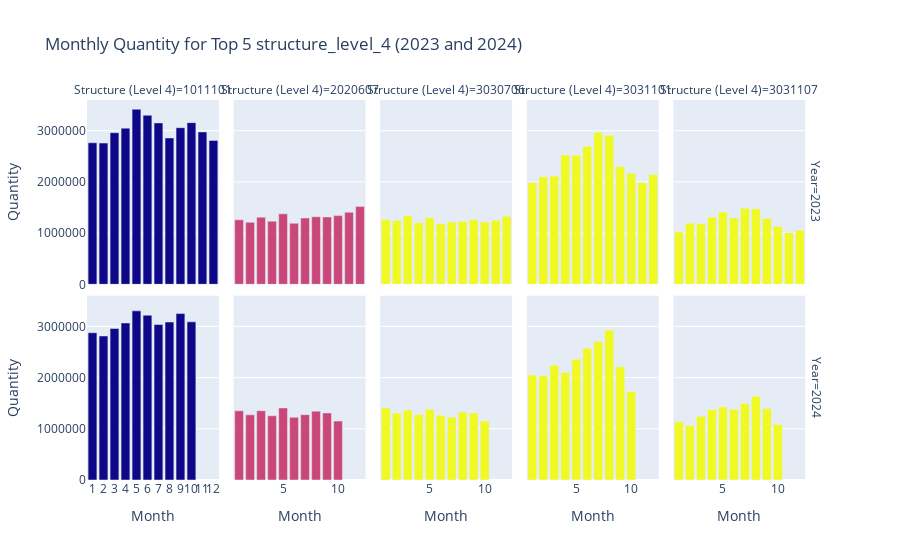

Here is the notebook cell this chart was saved with:
### Code cell
# Convert time_key to datetime
df1['date'] = pd.to_datetime(df1['time_key'], format='%Y%m%d')
df1['year'] = df1['date'].dt.year
df1['month'] = df1['date'].dt.month

# Get the top 5 structure_level_4 by total quantity
top5_levels = df1.groupby('structure_level_4')['quantity'].sum().nlargest(5).index
df_top = df1[df1['structure_level_4'].isin(top5_levels)]

# Group by structure_level_4, year, and month, and sum the quantities
monthly = df_top.groupby(['structure_level_4', 'year', 'month'])['quantity'].sum().reset_index()

# Bar chart for 2023 and 2024, organized into two rows

# Filter data for 2023
monthly_2023 = monthly[monthly['year'] == 2023]

# Filter data for 2024
monthly_2024 = monthly[monthly['year'] == 2024]

# Combine both DataFrames, adding a string column for the year
monthly_combined = pd.concat([
    monthly_2023.assign(year_str='2023'),
    monthly_2024.assign(year_str='2024')
])

# Define a fixed color palette for the top 5 structure_level_4
color_map = {
    3020206: '#1f77b4',  # Blue
    3020608: '#ff7f0e',  # Orange
    3020809: '#2ca02c',  # Green
    3040808: '#d62728',  # Red
    1010701: '#9467bd'   # Purple
}

# Create a bar chart with two rows (one per year) and columns per structure_level_4
fig = px.bar(
    monthly_combined,
    x='month',
    y='quantity',
    color='structure_level_4',
    facet_col='structure_level_4',  
    facet_row='year_str',  
    title='Monthly Quantity for Top 5 structure_level_4 (2023 and 2024)',
    labels={
        'month': 'Month',
        'quantity': 'Quantity',
        'structure_level_4': 'Structure (Level 4)',
        'year_str': 'Year'
    },
    barmode='group', 
    color_discrete_map=color_map  

)

fig.update_layout(
    xaxis=dict(tickmode='linear'),
    xaxis_tickangle=0,
    showlegend=True
)


fig.update_yaxes(tickformat='.0f')

fig.update_layout(coloraxis_showscale=False)

fig.show()

### Figure 1 — Plotly figure (JSON) as saved in the notebook; plotly's stock layout.template omitted (floating-point values rounded to 4 significant figures)
{"data": [{"alignmentgroup": "True", "hovertemplate": "Year=2023<br>Structure (Level 4)=%{marker.color}<br>Month=%{x}<br>Quantity=%{y}<extra></extra>", "legendgroup": "", "marker": {"color": [1011101, 1011101, 1011101, 1011101, 1011101, 1011101, 1011101, 1011101, 1011101, 1011101, 1011101, 1011101], "coloraxis": "coloraxis", "pattern": {"shape": ""}}, "name": "", "offsetgroup": "", "orientation": "v", "showlegend": false, "textposition": "auto", "type": "bar", "x": [1, 2, 3, 4, 5, 6, 7, 8, 9, 10, 11, 12], "xaxis": "x6", "y": [2764000.0, 2759000.0, 2961000.0, 3050000.0, 3420000.0, 3302000.0, 3153000.0, 2858000.0, 3059000.0, 3157000.0, 2976000.0, 2810000.0], "yaxis": "y6"}, {"alignmentgroup": "True", "hovertemplate": "Year=2023<br>Structure (Level 4)=%{marker.color}<br>Month=%{x}<br>Quantity=%{y}<extra></extra>", "legendgroup": "", "marker": {"color": [2020607, 2020607, 2020607, 2020607, 2020607, 2020607, 2020607, 2020607, 2020607, 2020607, 2020607, 2020607], "coloraxis": "coloraxis", "pattern": {"shape": ""}}, "name": "", "offsetgroup": "", "orientation": "v", "showlegend": false, "textposition": "auto", "type": "bar", "x": [1, 2, 3, 4, 5, 6, 7, 8, 9, 10, 11, 12], "xaxis": "x7", "y": [1260000.0, 1212000.0, 1311000.0, 1233000.0, 1376000.0, 1193000.0, 1295000.0, 1319000.0, 1315000.0, 1341000.0, 1407000.0, 1519000.0], "yaxis": "y7"}, {"alignmentgroup": "True", "hovertemplate": "Year=2023<br>Structure (Level 4)=%{marker.color}<br>Month=%{x}<br>Quantity=%{y}<extra></extra>", "legendgroup": "", "marker": {"color": [3030706, 3030706, 3030706, 3030706, 3030706, 3030706, 3030706, 3030706, 3030706, 3030706, 3030706, 3030706], "coloraxis": "coloraxis", "pattern": {"shape": ""}}, "name": "", "offsetgroup": "", "orientation": "v", "showlegend": false, "textposition": "auto", "type": "bar", "x": [1, 2, 3, 4, 5, 6, 7, 8, 9, 10, 11, 12], "xaxis": "x8", "y": [1265000.0, 1243000.0, 1339000.0, 1200000.0, 1299000.0, 1184000.0, 1219000.0, 1230000.0, 1268000.0, 1218000.0, 1249000.0, 1329000.0], "yaxis": "y8"}, {"alignmentgroup": "True", "hovertemplate": "Year=2023<br>Structure (Level 4)=%{marker.color}<br>Month=%{x}<br>Quantity=%{y}<extra></extra>", "legendgroup": "", "marker": {"color": [3031101, 3031101, 3031101, 3031101, 3031101, 3031101, 3031101, 3031101, 3031101, 3031101, 3031101, 3031101], "coloraxis": "coloraxis", "pattern": {"shape": ""}}, "name": "", "offsetgroup": "", "orientation": "v", "showlegend": false, "textposition": "auto", "type": "bar", "x": [1, 2, 3, 4, 5, 6, 7, 8, 9, 10, 11, 12], "xaxis": "x9", "y": [1985000.0, 2100000.0, 2113000.0, 2524000.0, 2519000.0, 2694000.0, 2965000.0, 2910000.0, 2301000.0, 2162000.0, 1986000.0, 2146000.0], "yaxis": "y9"}, {"alignmentgroup": "True", "hovertemplate": "Year=2023<br>Structure (Level 4)=%{marker.color}<br>Month=%{x}<br>Quantity=%{y}<extra></extra>", "legendgroup": "", "marker": {"color": [3031107, 3031107, 3031107, 3031107, 3031107, 3031107, 3031107, 3031107, 3031107, 3031107, 3031107, 3031107], "coloraxis": "coloraxis", "pattern": {"shape": ""}}, "name": "", "offsetgroup": "", "orientation": "v", "showlegend": false, "textposition": "auto", "type": "bar", "x": [1, 2, 3, 4, 5, 6, 7, 8, 9, 10, 11, 12], "xaxis": "x10", "y": [1021000.0, 1194000.0, 1184000.0, 1310000.0, 1412000.0, 1296000.0, 1487000.0, 1473000.0, 1285000.0, 1131000.0, 1008000.0, 1058000.0], "yaxis": "y10"}, {"alignmentgroup": "True", "hovertemplate": "Year=2024<br>Structure (Level 4)=%{marker.color}<br>Month=%{x}<br>Quantity=%{y}<extra></extra>", "legendgroup": "", "marker": {"color": [1011101, 1011101, 1011101, 1011101, 1011101, 1011101, 1011101, 1011101, 1011101, 1011101], "coloraxis": "coloraxis", "pattern": {"shape": ""}}, "name": "", "offsetgroup": "", "orientation": "v", "showlegend": false, "textposition": "auto", "type": "bar", "x": [1, 2, 3, 4, 5, 6, 7, 8, 9, 10], "xaxis": "x", "y": [2876000.0, 2813000.0, 2960000.0, 3067000.0, 3304000.0, 3218000.0, 3035000.0, 3085000.0, 3250000.0, 3088000.0], "yaxis": "y"}, {"alignmentgroup": "True", "hovertemplate": "Year=2024<br>Structure (Level 4)=%{marker.color}<br>Month=%{x}<br>Quantity=%{y}<extra></extra>", "legendgroup": "", "marker": {"color": [2020607, 2020607, 2020607, 2020607, 2020607, 2020607, 2020607, 2020607, 2020607, 2020607], "coloraxis": "coloraxis", "pattern": {"shape": ""}}, "name": "", "offsetgroup": "", "orientation": "v", "showlegend": false, "textposition": "auto", "type": "bar", "x": [1, 2, 3, 4, 5, 6, 7, 8, 9, 10], "xaxis": "x2", "y": [1351000.0, 1272000.0, 1354000.0, 1254000.0, 1408000.0, 1224000.0, 1277000.0, 1345000.0, 1309000.0, 1151000.0], "yaxis": "y2"}, {"alignmentgroup": "True", "hovertemplate": "Year=2024<br>Structure (Level 4)=%{marker.color}<br>Month=%{x}<br>Quantity=%{y}<extra></extra>", "legendgroup": "", "marker": {"color": [3030706, 3030706, 3030706, 3030706, 3030706, 3030706, 3030706, 3030706, 3030706, 3030706], "coloraxis": "coloraxis", "pattern": {"shape": ""}}, "name": "", "offsetgroup": "", "orientation": "v", "showlegend": false, "textposition": "auto", "type": "bar", "x": [1, 2, 3, 4, 5, 6, 7, 8, 9, 10], "xaxis": "x3", "y": [1407000.0, 1308000.0, 1366000.0, 1281000.0, 1382000.0, 1265000.0, 1226000.0, 1329000.0, 1307000.0, 1153000.0], "yaxis": "y3"}, {"alignmentgroup": "True", "hovertemplate": "Year=2024<br>Structure (Level 4)=%{marker.color}<br>Month=%{x}<br>Quantity=%{y}<extra></extra>", "legendgroup": "", "marker": {"color": [3031101, 3031101, 3031101, 3031101, 3031101, 3031101, 3031101, 3031101, 3031101, 3031101], "coloraxis": "coloraxis", "pattern": {"shape": ""}}, "name": "", "offsetgroup": "", "orientation": "v", "showlegend": false, "textposition": "auto", "type": "bar", "x": [1, 2, 3, 4, 5, 6, 7, 8, 9, 10], "xaxis": "x4", "y": [2050000.0, 2035000.0, 2241000.0, 2098000.0, 2361000.0, 2576000.0, 2703000.0, 2929000.0, 2212000.0, 1730000.0], "yaxis": "y4"}, {"alignmentgroup": "True", "hovertemplate": "Year=2024<br>Structure (Level 4)=%{marker.color}<br>Month=%{x}<br>Quantity=%{y}<extra></extra>", "legendgroup": "", "marker": {"color": [3031107, 3031107, 3031107, 3031107, 3031107, 3031107, 3031107, 3031107, 3031107, 3031107], "coloraxis": "coloraxis", "pattern": {"shape": ""}}, "name": "", "offsetgroup": "", "orientation": "v", "showlegend": false, "textposition": "auto", "type": "bar", "x": [1, 2, 3, 4, 5, 6, 7, 8, 9, 10], "xaxis": "x5", "y": [1136000.0, 1061000.0, 1245000.0, 1378000.0, 1425000.0, 1375000.0, 1495000.0, 1637000.0, 1395000.0, 1085000.0], "yaxis": "y5"}], "layout": {"annotations": [{"font": {}, "showarrow": false, "text": "Structure (Level 4)=1011101", "x": 0.09, "xanchor": "center", "xref": "paper", "y": 1, "yanchor": "bottom", "yref": "paper"}, {"font": {}, "showarrow": false, "text": "Structure (Level 4)=2020607", "x": 0.29, "xanchor": "center", "xref": "paper", "y": 1, "yanchor": "bottom", "yref": "paper"}, {"font": {}, "showarrow": false, "text": "Structure (Level 4)=3030706", "x": 0.49, "xanchor": "center", "xref": "paper", "y": 1, "yanchor": "bottom", "yref": "paper"}, {"font": {}, "showarrow": false, "text": "Structure (Level 4)=3031101", "x": 0.69, "xanchor": "center", "xref": "paper", "y": 1, "yanchor": "bottom", "yref": "paper"}, {"font": {}, "showarrow": false, "text": "Structure (Level 4)=3031107", "x": 0.89, "xanchor": "center", "xref": "paper", "y": 1, "yanchor": "bottom", "yref": "paper"}, {"font": {}, "showarrow": false, "text": "Year=2024", "textangle": 90, "x": 0.98, "xanchor": "left", "xref": "paper", "y": 0.2425, "yanchor": "middle", "yref": "paper"}, {"font": {}, "showarrow": false, "text": "Year=2023", "textangle": 90, "x": 0.98, "xanchor": "left", "xref": "paper", "y": 0.7575, "yanchor": "middle", "yref": "paper"}], "barmode": "group", "coloraxis": {"colorbar": {"title": {"text": "Structure (Level 4)"}}, "colorscale": [[0, "#0d0887"], [0.1111, "#46039f"], [0.2222, "#7201a8"], [0.3333, "#9c179e"], [0.4444, "#bd3786"], [0.5556, "#d8576b"], [0.6667, "#ed7953"], [0.7778, "#fb9f3a"], [0.8889, "#fdca26"], [1, "#f0f921"]], "showscale": false}, "legend": {"tracegroupgap": 0}, "showlegend": true, "title": {"text": "Monthly Quantity for Top 5 structure_level_4 (2023 and 2024)"}, "xaxis": {"anchor": "y", "domain": [0, 0.18], "tickangle": 0, "tickmode": "linear", "title": {"text": "Month"}}, "xaxis10": {"anchor": "y10", "domain": [0.8, 0.98], "matches": "x", "showticklabels": false}, "xaxis2": {"anchor": "y2", "domain": [0.2, 0.38], "matches": "x", "title": {"text": "Month"}}, "xaxis3": {"anchor": "y3", "domain": [0.4, 0.58], "matches": "x", "title": {"text": "Month"}}, "xaxis4": {"anchor": "y4", "domain": [0.6, 0.78], "matches": "x", "title": {"text": "Month"}}, "xaxis5": {"anchor": "y5", "domain": [0.8, 0.98], "matches": "x", "title": {"text": "Month"}}, "xaxis6": {"anchor": "y6", "domain": [0, 0.18], "matches": "x", "showticklabels": false}, "xaxis7": {"anchor": "y7", "domain": [0.2, 0.38], "matches": "x", "showticklabels": false}, "xaxis8": {"anchor": "y8", "domain": [0.4, 0.58], "matches": "x", "showticklabels": false}, "xaxis9": {"anchor": "y9", "domain": [0.6, 0.78], "matches": "x", "showticklabels": false}, "yaxis": {"anchor": "x", "domain": [0, 0.485], "tickformat": ".0f", "title": {"text": "Quantity"}}, "yaxis10": {"anchor": "x10", "domain": [0.515, 1], "matches": "y", "showticklabels": false, "tickformat": ".0f"}, "yaxis2": {"anchor": "x2", "domain": [0, 0.485], "matches": "y", "showticklabels": false, "tickformat": ".0f"}, "yaxis3": {"anchor": "x3", "domain": [0, 0.485], "matches": "y", "showticklabels": false, "tickformat": ".0f"}, "yaxis4": {"anchor": "x4", "domain": [0, 0.485], "matches": "y", "showticklabels": false, "tickformat": ".0f"}, "yaxis5": {"anchor": "x5", "domain": [0, 0.485], "matches": "y", "showticklabels": false, "tickformat": ".0f"}, "yaxis6": {"anchor": "x6", "domain": [0.515, 1], "matches": "y", "tickformat": ".0f", "title": {"text": "Quantity"}}, "yaxis7": {"anchor": "x7", "domain": [0.515, 1], "matches": "y", "showticklabels": false, "tickformat": ".0f"}, "yaxis8": {"anchor": "x8", "domain": [0.515, 1], "matches": "y", "showticklabels": false, "tickformat": ".0f"}, "yaxis9": {"anchor": "x9", "domain": [0.515, 1], "matches": "y", "showticklabels": false, "tickformat": ".0f"}}}
